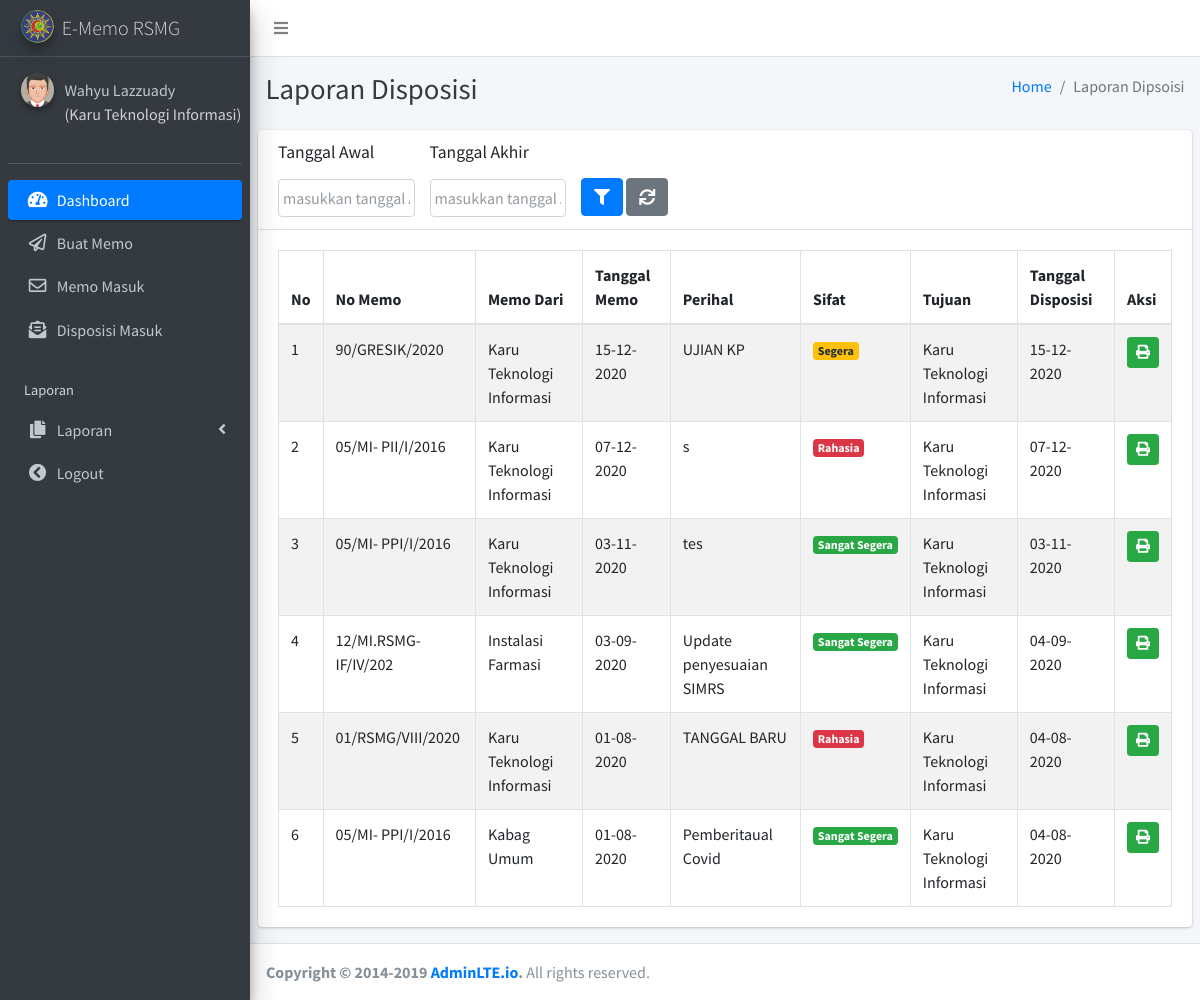
Page /laporan_disposisi.php (signed in) on the committed database.
### tables this page shows
CREATE TABLE `disposisi` (
  `id_disposisi` int(20) NOT NULL,
  `kode_memo` varchar(255) NOT NULL,
  `dari` int(255) NOT NULL,
  `tanggal` varchar(255) NOT NULL,
  `perihal` varchar(50) NOT NULL,
  `sifat` varchar(255) NOT NULL,
  `tujuan` int(20) NOT NULL,
  `dg_hormat` varchar(50) NOT NULL,
  `tgl_disposisi` date NOT NULL,
  `isi_disposisi` text NOT NULL
);

CREATE TABLE `jabatan` (
  `id_jabatan` int(20) NOT NULL,
  `jabatan` varchar(30) NOT NULL
);

### laporan_disposisi.php (the view, shortened to what this page needs)
<!DOCTYPE html>
<html>
<head>
  <?php
    include'_partials/header.php';
  ?>
</head>
<body class="hold-transition sidebar-mini layout-fixed">
<div class="wrapper">
  <?php
    include'_partials/navbar.php';
  ?>
  <?php
    include'_partials/sidebar.php';
  ?>
  <div class="content-wrapper">
    <div class="content-header">
      <div class="container-fluid">
        <div class="row mb-2">
          <div class="col-sm-6">
            <h1 class="m-0 text-dark">Laporan Disposisi</h1>
          </div>
          <div class="col-sm-6">
            <ol class="breadcrumb float-sm-right">
              <li class="breadcrumb-item"><a href="#">Home</a></li>
              <li class="breadcrumb-item active">Laporan Dipsoisi</li>
            </ol>
          </div>
        </div>
      </div>
    </div>
    <section class="content">
      <div class="row">
        <div class="col-12">
          <div class="card">
          <div class="card-header">
                <form action="<?php echo $_SERVER["PHP_SELF"];?>" method="post">
                    <div class="row">
                        <div class="col-md-2">
                            <h3 class="card-title"> <p>Tanggal Awal</p> <input id="tgl_mulai" placeholder="masukkan tanggal Awal" type="text" class="form-control datepicker" name="tgl_awal"  value="<?php if (isset($_POST['tgl_awal'])) echo $_POST['tgl_awal'];?>" ></h3>
                        </div>
                        <div class="col-md-2">
                            <h3 class="card-title"> <p>Tanggal Akhir</p><input id="tgl_akhir" placeholder="masukkan tanggal Akhir" type="text" class="form-control datepicker" name="tgl_akhir" value="<?php if (isset($_POST['tgl_akhir'])) echo $_POST['tgl_akhir'];?>"></h3>
                        </div>
                        <div class="col-md-6">
                            <div class="btn-group fiter" style="padding-top:36px">
                             <button type="submit" name="filter" class="btn btn-primary"><i class="fas fa-filter"></i></button>
                            </div>
                            <div class="btn-group fiter" style="padding-top:36px">
                            <a href="laporan_disposisi.php"  class="btn btn-secondary"><i class="fas fa-sync"></i></a>
                            </div>
                        </div>
                    </div>
                </form>
            </div>
            <div class="card-body">
              <table id="example1" class="table table-bordered table-striped">
                <thead>
                <tr>
                  <th>No</th>
                  <th>No Memo</th>
                  <th>Memo Dari</th>
                  <th>Tanggal Memo</th>
                  <th>Perihal</th>
                  <th>Sifat</th>
                  <th>Tujuan </th>
                  <th>Tanggal Disposisi</th>
                  <th>Aksi</th>
                </tr>
                </thead>
                <tbody>
                  <?php
                    include "koneksi2.php";
                      $no = 1;
                      if (isset($_POST['tgl_awal']) && isset($_POST['tgl_akhir'])) {
                        $tgl_awal= date('Y-m-d', strtotime($_POST["tgl_awal"]));
                        $tgl_akhir=date('Y-m-d', strtotime($_POST["tgl_akhir"]));
                      $query_mysql = " SELECT * FROM disposisi
                      INNER JOIN jabatan ON disposisi.dari = jabatan.id_jabatan
                      WHERE disposisi.tujuan = '$_SESSION[id_jabatan]'
                      AND disposisi.tgl_disposisi
                      BETWEEN '$tgl_awal' AND '$tgl_akhir'
                      ORDER BY disposisi.tgl_disposisi DESC";
                      }else{
                        $query_mysql = " SELECT * FROM disposisi
                        INNER JOIN jabatan ON disposisi.dari = jabatan.id_jabatan
                        WHERE disposisi.tujuan = '$_SESSION[id_jabatan]'
                        ORDER BY disposisi.tgl_disposisi DESC";
                      }
                    $query_result = mysqli_query($host, $query_mysql) or die (mysqli_error($host));
                    while($data = mysqli_fetch_array($query_result)){
                  ?>
                <tr>
                  <td><?php echo $no++; ?></td>
                  <td><?php echo $data['kode_memo']; ?></td>
                  <td><?php echo $data['jabatan']; ?></td>
                  <td><?php echo date('d-m-Y', strtotime($data['tanggal'])); ?></td>
                  <td> <?php echo $data['perihal']; ?></td>
                  <td>
                  <?php
                  $sifat2 = $data['sifat'];
                  if ($sifat2 == 'Sangat Segera'){
                    echo "<span class='badge badge-success'>Sangat Segera</span>";
                  } elseif ($sifat2 == 'Segera') {
                    echo "<span class='badge badge-warning'>Segera</span>";
                  }elseif ($sifat2 == 'Rahasia'){
                    echo "<span class='badge badge-danger'>Rahasia</span>";
                  }
                  ?>
                  </td>
                  <td>
                  <?php
                    $query_tujuan = " SELECT * FROM jabatan where id_jabatan = '$data[tujuan]'";
                    $query_result3 = mysqli_query($host, $query_tujuan) or die (mysqli_error($host));
                    while($data2 = mysqli_fetch_array($query_result3)){
                  ?>
                  <?php echo $data2['jabatan']; ?>
                  <?php }?>
                  </td>
                  <td> <?php echo date('d-m-Y', strtotime($data['tgl_disposisi'])); ?></td>
                  <td style="text-align:center;">
                    <a href="cetak_disposisi.php?id_disposisi=<?php echo $data['id_disposisi'] ?>"  target="_blank" style="color:white" class="btn btn-success btn-sm" title="Print"><i class="fas fa-print"></i></a>
                  </td>
                </tr>
                    <?php }?>
              </table>
            </div>
          </div>
        </div>
      </div>
    </section>
  </div>
  <?php
    include'_partials/footer.php';
  ?>
</div>
</body>
</html>

### rows in the picture
disposisi: kode_memo "90/GRESIK/2020", jabatan.jabatan "Karu Teknologi Informasi", tanggal "15-12-2020", perihal "UJIAN KP", sifat "Segera", tgl_disposisi "15-12-2020"
jabatan: jabatan "Karu Teknologi Informasi"
disposisi: kode_memo "05/MI- PII/I/2016", jabatan.jabatan "Karu Teknologi Informasi", tanggal "07-12-2020", perihal "s", sifat "Rahasia", tgl_disposisi "07-12-2020"
disposisi: kode_memo "05/MI- PPI/I/2016", jabatan.jabatan "Karu Teknologi Informasi", tanggal "03-11-2020", perihal "tes", sifat "Sangat Segera", tgl_disposisi "03-11-2020"
disposisi: kode_memo "12/MI.RSMG-IF/IV/202", jabatan.jabatan "Instalasi Farmasi", tanggal "03-09-2020", perihal "Update penyesuaian SIMRS", sifat "Sangat Segera", tgl_disposisi "04-09-2020"
disposisi: kode_memo "01/RSMG/VIII/2020", jabatan.jabatan "Karu Teknologi Informasi", tanggal "01-08-2020", perihal "TANGGAL BARU", sifat "Rahasia", tgl_disposisi "04-08-2020"
disposisi: kode_memo "05/MI- PPI/I/2016", jabatan.jabatan "Kabag Umum", tanggal "01-08-2020", perihal "Pemberitaual Covid", sifat "Sangat Segera", tgl_disposisi "04-08-2020"

### other values in the picture
$_SESSION['user_login'] "Wahyu Lazzuady"
$_SESSION['nama_jabatan'] "Karu Teknologi Informasi"
